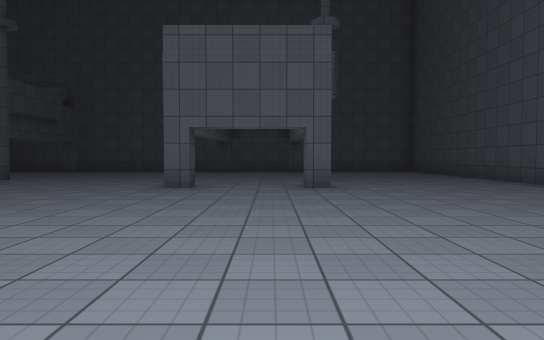
View 1 (above)

24 first-person views from a walk through a 3-D level made in the Unity game engine. The camera is 1.2 m above the floor, tilts 2° down and sees 70° across. The floor is counted in squares, 2.09 m on a side. Each view is taken from the middle of a square. On the plan, view 1 faces up. The plan holds only what a view shows up to about 10 squares ahead; the rest is blank. The place goes on beyond the plan. The player character is not drawn. Surface patterns are stand-ins for the level's own textures.

View 2
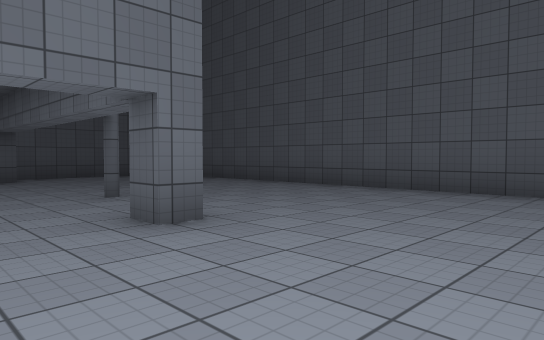

View 3
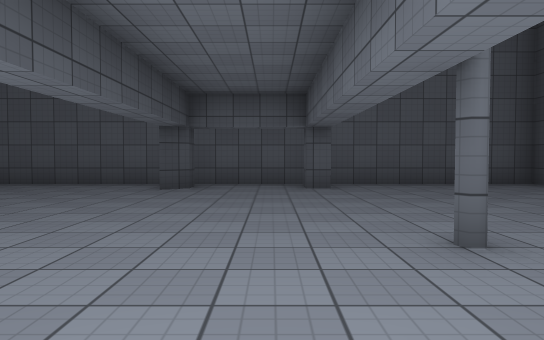

View 4
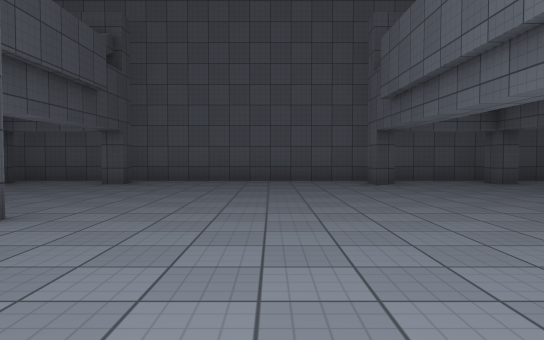

View 5
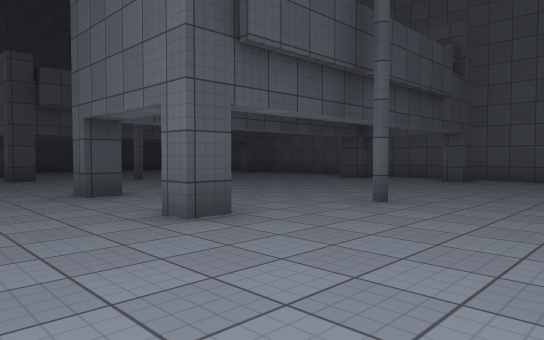

View 6
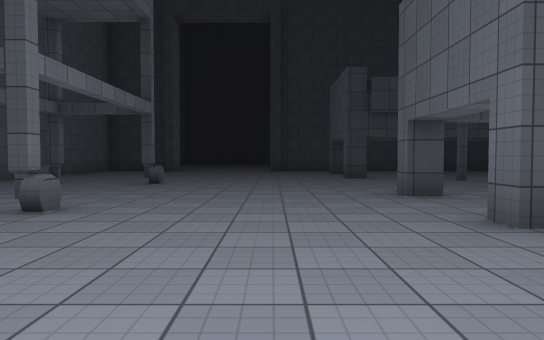

View 7
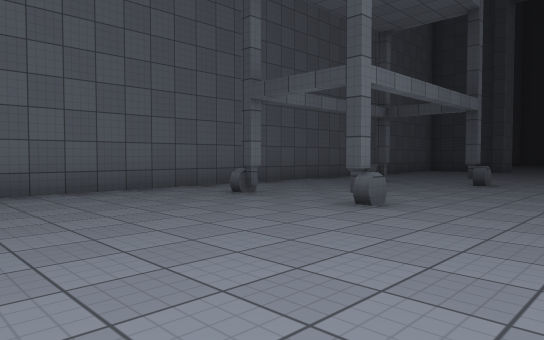

View 8
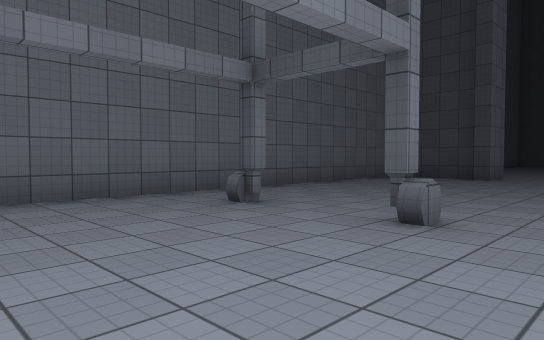

View 9
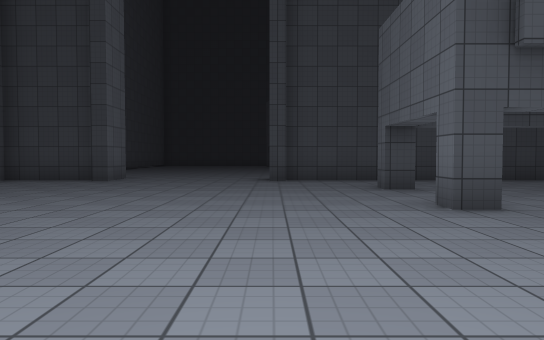

View 10
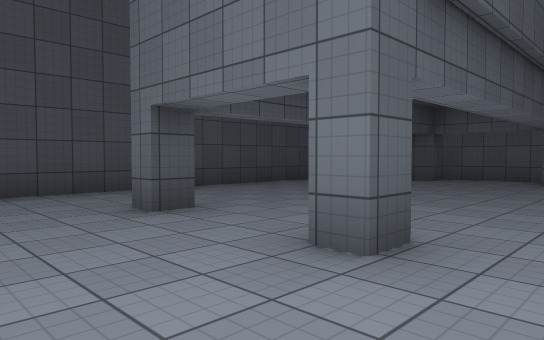

View 11
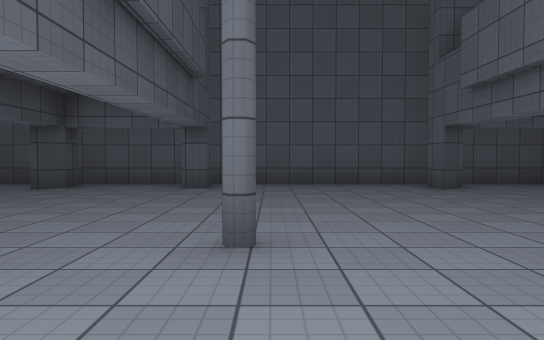

View 12
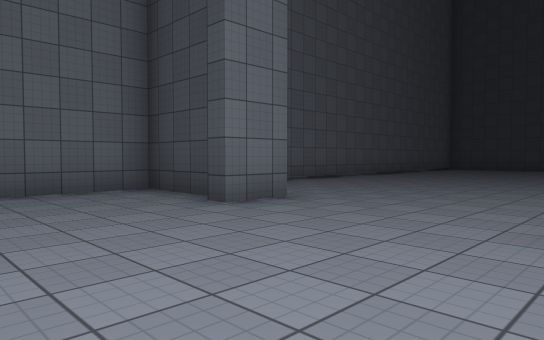

View 13
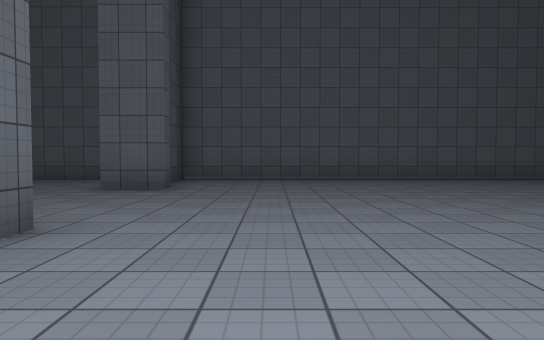

View 14
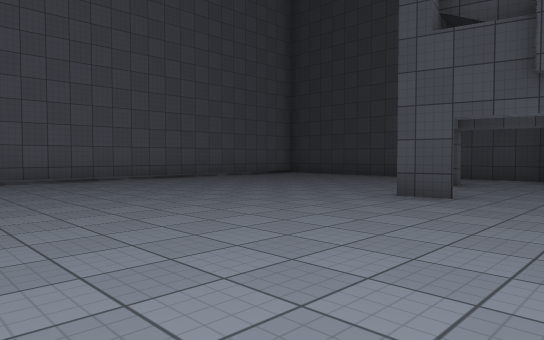

View 15
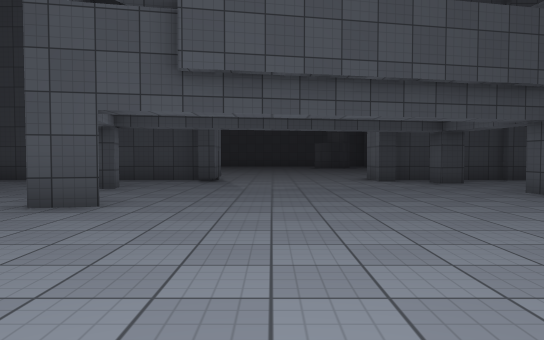

View 16
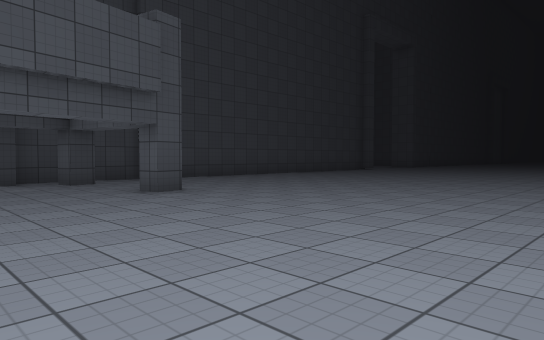

View 17
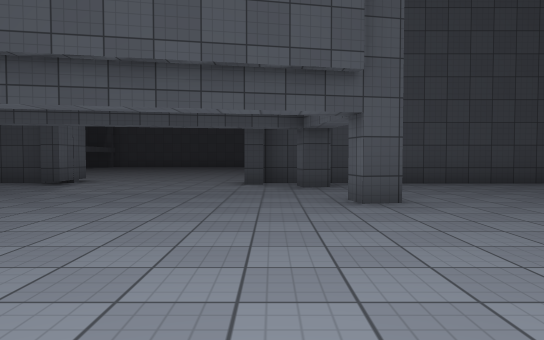

View 18
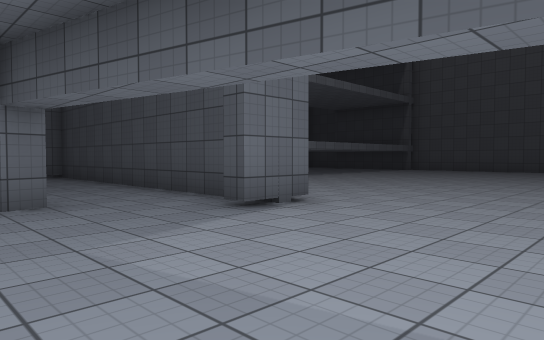

View 19
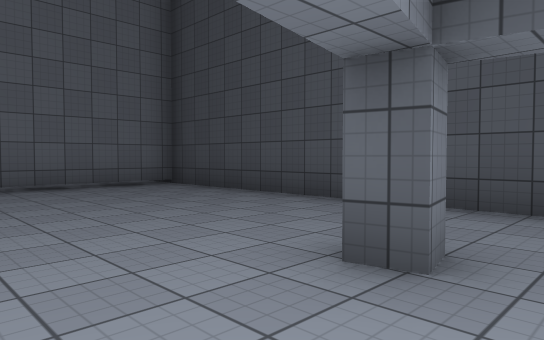

View 20
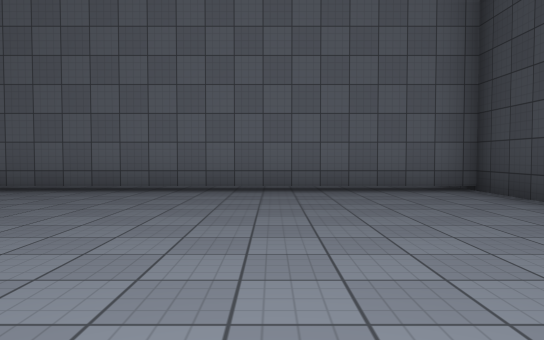

View 21
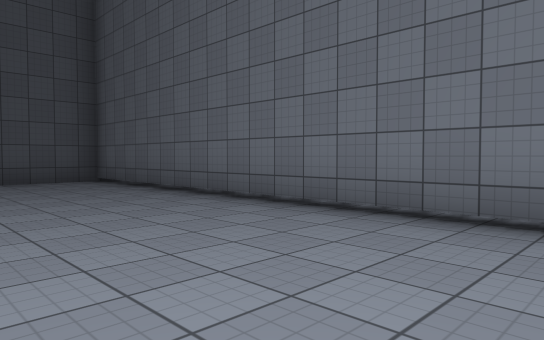

View 22
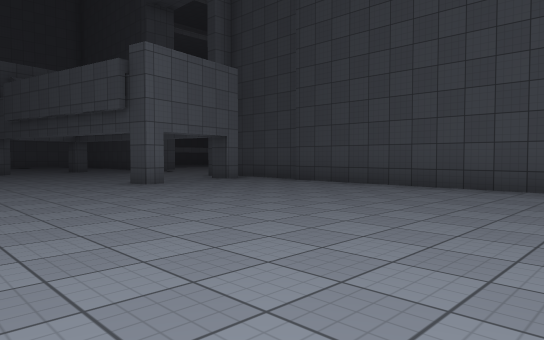

View 23
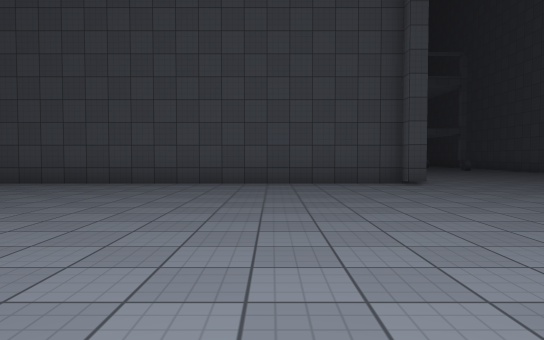

View 24
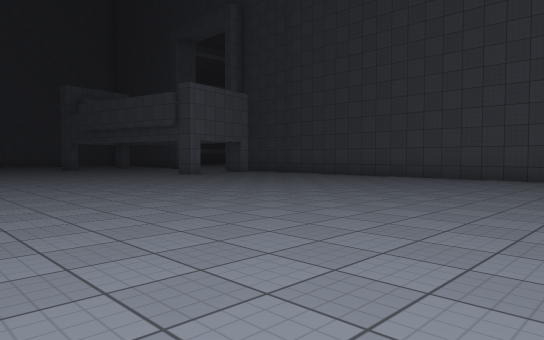

### Floor plan
Points are (right, up) in squares from view 1. A wall is a line through its corners. A room is listed if a view was taken in it or the views show most of it. See-through windows are left out.
Room 1 (views 1, 2, 3, 4, 5, 6, 7, 8, 9, 10, 11, 12)
walls: (-7, 7.5) (-7, 6.9) (-7.5, 6.9); (-9.6, 7.5) (-9.6, 6.9) (-10.1, 6.9); (-8, 2.7) (-8, 2.2); (-8, 0.6) (-8, 0.1); (-1.5, 7.5) (-1.5, 6.9) (-2, 6.9); (-12.1, 2.7) (-12.1, 2.2); (-14.2, 7.5) (-14.2, 6.9) (-14.6, 6.9); (-12.1, 0.6) (-12.1, 0.1); (-9.6, -1.5) (-5.1, -1.5); (1.1, 6.9) (0.6, 6.9) (0.6, 7.5); (-7, 14.5) (-7, 14) (-7.5, 14); (-9.6, 14.5) (-9.6, 14) (-10, 13.7) (-10, 14.5); (-16.7, 7.5) (-16.7, 6.9) (-17.2, 6.9); (-13.8, -1.5) (-9.9, -1.5); (-1.5, 14.5) (-1.5, 14) (-1.9, 13.7) (-1.9, 14.4); (-14.2, 14.4) (-14.2, 14) (-14.6, 14); (1.1, 14) (0.6, 14) (0.6, 14.5); (-19, 5.4) (-19, 4.9); (5.4, 5.1) (5.4, 11.8); (-16.7, 14.5) (-16.7, 14) (-17.2, 13.6); (-19.3, 0.8) (-19.3, -1.5) (-14.1, -1.5); (-20.1, 1.2) (-19, 1.2) (-19, 0.8); (-19.3, 12.8) (-19.3, 5.2); (5.5, 15.1) (-18.8, 15.1)
low walls: (-8.4, 2.7) (-8, 2.7); (-8.4, 0.4) (-7.9, 0.4); (-12.5, 2.7) (-12.1, 2.7); (-12.5, 0.4) (-12, 0.4)
ways out: opening at (-20, 3) to room 2
Room 2 (views 13, 14, 15, 16, 17, 18, 19, 20, 21, 22, 23, 24)
walls: (-30.3, 12.5) (-29.8, 12.6) (-29.7, 12.1) (-30.2, 12); (-32.3, 12.2) (-32.2, 11.6) (-32.6, 11.5); (-32.9, 10.9) (-32.9, 10.4) (-33.9, 10.4); (-33.4, 13.6) (-33.4, 10.8); (-28.4, 6.1) (-28.3, 5.2); (-31.3, 5.1) (-30.9, 5.2) (-30.7, 4.7); (-33.4, 6.2) (-33.4, -1.5) (-19.8, -1.5) (-19.8, 0.4); (-34, 6.7) (-32.9, 6.7) (-32.9, 6.2); (-20.1, 4.9) (-20.1, 5.4); (-33.2, 23.8) (-33.2, 13.5); (-32.9, 24.2) (-32.9, 23.8); (-20.1, 0.8) (-20.1, 1.2)
ways out: opening at (-20, 3) to room 1; opening at (-33, 25.5)

Positions as (right, up) in squares from view 1, and headings:
1: (0, 0), facing up
2: (-1, 4), facing up-right
3: (0, 7), facing up
4: (-4, 6), facing up
5: (-4, 5), facing up-left
6: (-4, 5), facing left
7: (-4, 5), facing down-left
8: (-9, 4), facing down-left
9: (-10, 5), facing left
10: (-13, 5), facing up-left
11: (-13, 7), facing up
12: (-16, 5), facing down-left
13: (-22, 8), facing down
14: (-23, 8), facing down-left
15: (-24, 8), facing left
16: (-24, 9), facing up-left
17: (-25, 11), facing left
18: (-30, 10), facing down-left
19: (-29, 6), facing down-left
20: (-30, 5), facing down
21: (-29, 2), facing down-right
22: (-26, 20), facing down-left
23: (-25, 21), facing left
24: (-23, 23), facing down-left
